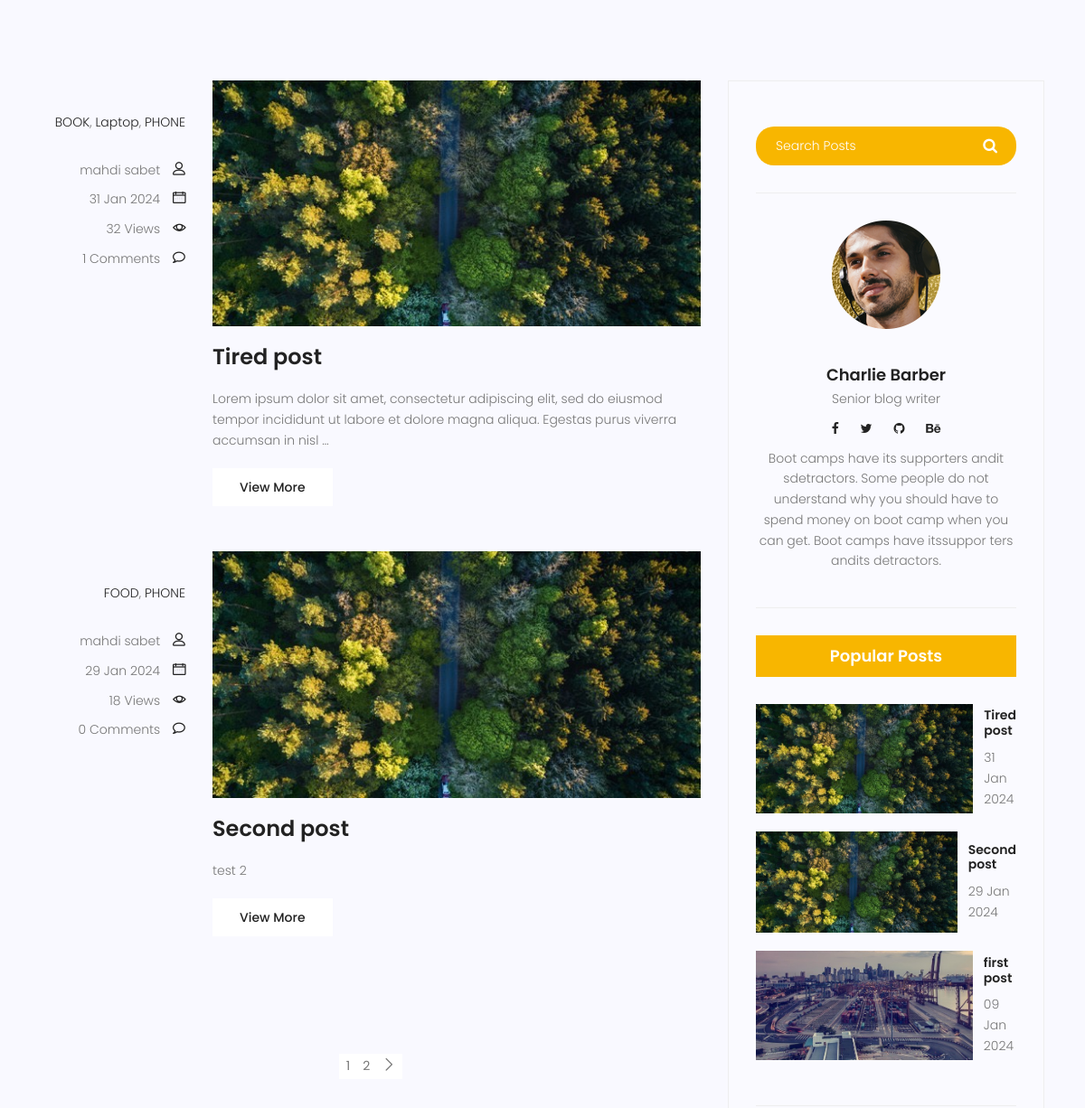
/blog/ (middle part), run on an earlier commit of the app's database.
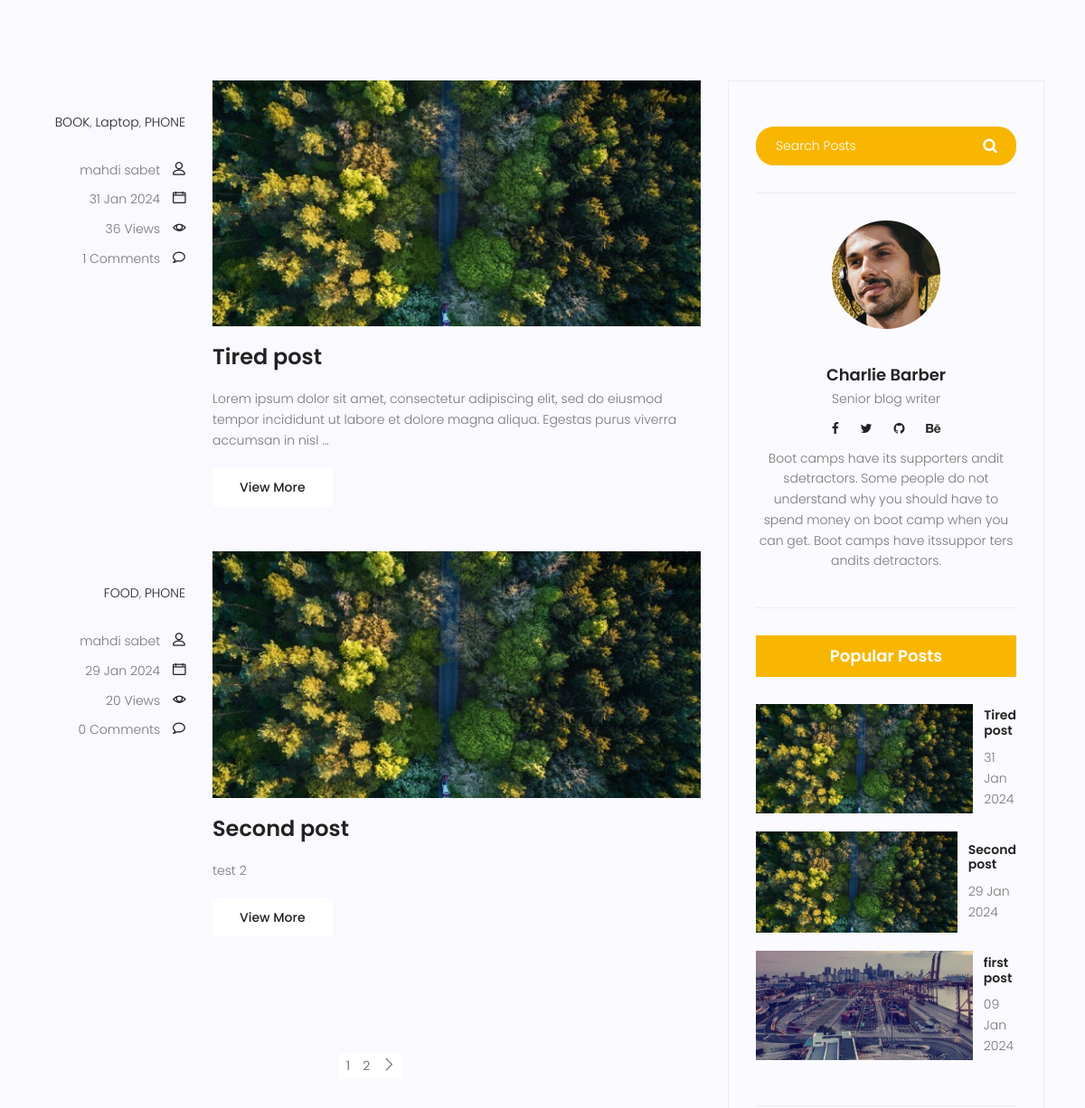
And on a later commit of the database.
### blog/models.py (models this page shows, shortened)
class Category(models.Model):
    name = models.CharField(max_length = 255)
    def __str__(self):
        return self.name

class Post(models.Model):
    title = models.CharField(max_length = 255)
    content = models.TextField()
    image = models.ImageField(upload_to='blog/',default='blog/default.jpg')
    tags = TaggableManager()
    category = models.ManyToManyField(Category)
    author = models.ForeignKey(User, on_delete=models.SET_NULL, null=True)
    counted_view = models.IntegerField(default=0)
    status = models.BooleanField(default=False)
    created_date = models.DateTimeField(auto_now_add=True)
    updated_date = models.DateTimeField(auto_now=True)
    published_date = models.DateTimeField(null=True)
    class Meta:
        ordering = ['-created_date']

### blog/views.py (the view)
# urls.py: path('',blog_view, name='index'),
def blog_view(request, **kwargs):
    posts = Post.objects.filter(published_date__lte=datetime.now(tz=timezone.utc), status=True)
    if kwargs.get('cat_name') != None:
        posts = posts.filter(category__name = kwargs['cat_name'])
    if kwargs.get('author_username') != None:
        posts = posts.filter(author__username = kwargs['author_username'])
    if kwargs.get('tag_name') != None:
        posts = posts.filter(tags__name__in = [kwargs['tag_name']])
    posts = Paginator(posts, 2)
    try:
        page_number = request.GET.get('page')
        posts = posts.page(page_number)
    except EmptyPage:
        posts = posts.page(1)
    except PageNotAnInteger:
        posts = posts.page(1)
    context = {'posts' : posts}
    return render(request, 'blog/blog-home.html', context)

### blog/templatetags/blog_tags.py (called while the page is built)
@register.inclusion_tag('blog/blog-lates-posts.html')
def latestposts(arg=4):
    posts = Post.objects.filter(status=1).order_by('-published_date')[:arg]
    return {'posts' : posts}

@register.inclusion_tag('blog/blog-post-categories.html')
def postcategories():
    posts = Post.objects.filter(status=1)
    categories = Category.objects.all()
    cat_dict = {}
    for name in categories:
        cat_dict[name]=posts.filter(category=name).count
    return {'categories' : cat_dict}

@register.simple_tag(name='comments_count')
def function(pid):
    return Comment.objects.filter(post=pid, approved=True).count()

### templates/blog/blog-home.html (shortened to what this page needs)
{% extends 'base.html' %} {% load static %} {% load blog_tags %} {% block content %}
<section class="top-category-widget-area pt-90 pb-90">
</section>
<section class="post-content-area">
  <div class="container">
    <div class="row">
      <div class="col-lg-8 posts-list">
        {% for post in posts %}
        <div class="single-post row">
          <div class="col-lg-3 col-md-3 meta-details">
            <ul class="tags">
              {% for cat in post.category.all %}
              <li>
                <a href="{% url 'blog:category' cat_name=cat.name %}"
                  >{{cat.name}}</a
                >{% if not forloop.last %},{% endif %}
              </li>
              {% endfor %}
            </ul>
            <div class="user-details row">
              <p class="user-name col-lg-12 col-md-12 col-6">
                <a
                  href="{% url 'blog:author' author_username=post.author.username %}"
                  >{{post.author.get_full_name}}</a
                >
                <span class="lnr lnr-user"></span>
              </p>
              <p class="date col-lg-12 col-md-12 col-6">
                <a href="#">{{post.published_date|date:"d M Y"}}</a>
                <span class="lnr lnr-calendar-full"></span>
              </p>
              <p class="view col-lg-12 col-md-12 col-6">
                <a href="#">{{post.counted_view}} Views</a>
                <span class="lnr lnr-eye"></span>
              </p>
              <p class="comments col-lg-12 col-md-12 col-6">
                <a href="#">{% comments_count pid=post.id %} Comments</a> <span class="lnr lnr-bubble"></span>
              </p>
            </div>
          </div>
          <div class="col-lg-9 col-md-9">
            <div class="feature-img">
              <img class="img-fluid" src="{{post.image.url}}" alt="" />
            </div>
            <a class="posts-title" href="{% url 'blog:single' pid=post.id %}"
              ><h3>{{post.title}}</h3></a
            >
            <p class="excert">{{post.content|truncatewords_html:25}}</p>
            <a href="{% url 'blog:single' pid=post.id %}" class="primary-btn"
              >View More</a
            >
          </div>
        </div>
        {% endfor %}
        <nav class="blog-pagination justify-content-center d-flex">
          <ul class="pagination">
             {% for i in posts.paginator.page_range %} {% if page_number == i %}
            <li class="page-item active">
              <a href="?page={{i}}" class="page-link">02</a>
            </li>
            {% else %}
            <li class="page-item">
              <a href="?page={{i}}" class="page-link">{{i}}</a>
            </li>
            {% endif %} {% endfor %} {% if posts.has_next %}
            <li class="page-item">
              <a
                href="?page={{posts.next_page_number}}"
                class="page-link"
                aria-label="Next"
              >
                <span aria-hidden="true">
                  <span class="lnr lnr-chevron-right"></span>
                </span>
              </a>
            </li>
            {% endif %}
          </ul>
        </nav>
      </div>
      <div class="col-lg-4 sidebar-widgets">
        <div class="widget-wrap">
          {% include 'blog/blog-search.html' %} {% include 'blog/blog-writer.html' %} {% latestposts %}
        </div>
      </div>
    </div>
  </div>
</section>
{% endblock %}

### templates/base.html (shortened to what this page needs)
{% load static %}
<!DOCTYPE html>
<html lang="zxx" class="no-js">
  <head>
    <link
      rel="stylesheet"
      href="https://maxcdn.bootstrapcdn.com/bootstrap/3.4.1/css/bootstrap.min.css"
    />
    <link rel="stylesheet" href="{% static 'css/linearicons.css' %}" />
    <link rel="stylesheet" href="{% static 'css/font-awesome.min.css' %}" />
    <link rel="stylesheet" href="{% static 'css/bootstrap.css' %}" />
    <link rel="stylesheet" href="{% static 'css/magnific-popup.css' %}" />
    <link rel="stylesheet" href="{% static 'css/jquery-ui.css' %}" />
    <link rel="stylesheet" href="{% static 'css/nice-select.css' %}" />
    <link rel="stylesheet" href="{% static 'css/animate.min.css' %}" />
    <link rel="stylesheet" href="{% static 'css/owl.carousel.css' %}" />
    <link rel="stylesheet" href="{% static 'css/main.css' %}" />
  </head>
  <body>
    {% block content %} {% endblock %}
  </body>
</html>

### templates/blog/blog-search.html
{% load static %}
<div class="single-sidebar-widget search-widget">
  <form class="search-form" action="{% url 'blog:search' %}" method="get">
    <input
      placeholder="Search Posts"
      name="s"
      type="text"
      onfocus="this.placeholder = ''"
      onblur="this.placeholder = 'Search Posts'"
    />
    <button type="submit"><i class="fa fa-search"></i></button>
  </form>
</div>

### templates/blog/blog-writer.html
{% load static %}
<div class="single-sidebar-widget user-info-widget">
  <img src="{% static 'img/blog/user-info.png' %}" alt="" />
  <a href="#"><h4>Charlie Barber</h4></a>
  <p>Senior blog writer</p>
  <ul class="social-links">
    <li>
      <a href="#"><i class="fa fa-facebook"></i></a>
    </li>
    <li>
      <a href="#"><i class="fa fa-twitter"></i></a>
    </li>
    <li>
      <a href="#"><i class="fa fa-github"></i></a>
    </li>
    <li>
      <a href="#"><i class="fa fa-behance"></i></a>
    </li>
  </ul>
  <p>
    Boot camps have its supporters andit sdetractors. Some people do not
    understand why you should have to spend money on boot camp when you can get.
    Boot camps have itssuppor ters andits detractors.
  </p>
</div>

### templates/blog/blog-lates-posts.html
{% load static %}
<div class="single-sidebar-widget popular-post-widget">
  <h4 class="popular-title">Popular Posts</h4>
  <div class="popular-post-list">
    {% for post in posts %}
    <div class="single-post-list d-flex flex-row align-items-center">
      <div class="thumb">
        <img class="img-fluid" src="{{post.image.url}}" alt="" />
      </div>
      <div class="details">
        <a href="{% url 'blog:single' pid=post.id %}"
          ><h6>{{post.title}}</h6></a
        >
        <p>{{post.published_date|date:"d M Y"}}</p>
      </div>
    </div>
    {% endfor %}
  </div>
</div>

### templates/blog/blog-post-categories.html (shortened to what this page needs)
{% load static %}

What changed in the data, as far as the page shows it:
changed Post "Tired post": counted_view "32" → "36"
changed Post "Second post": counted_view "18" → "20"
